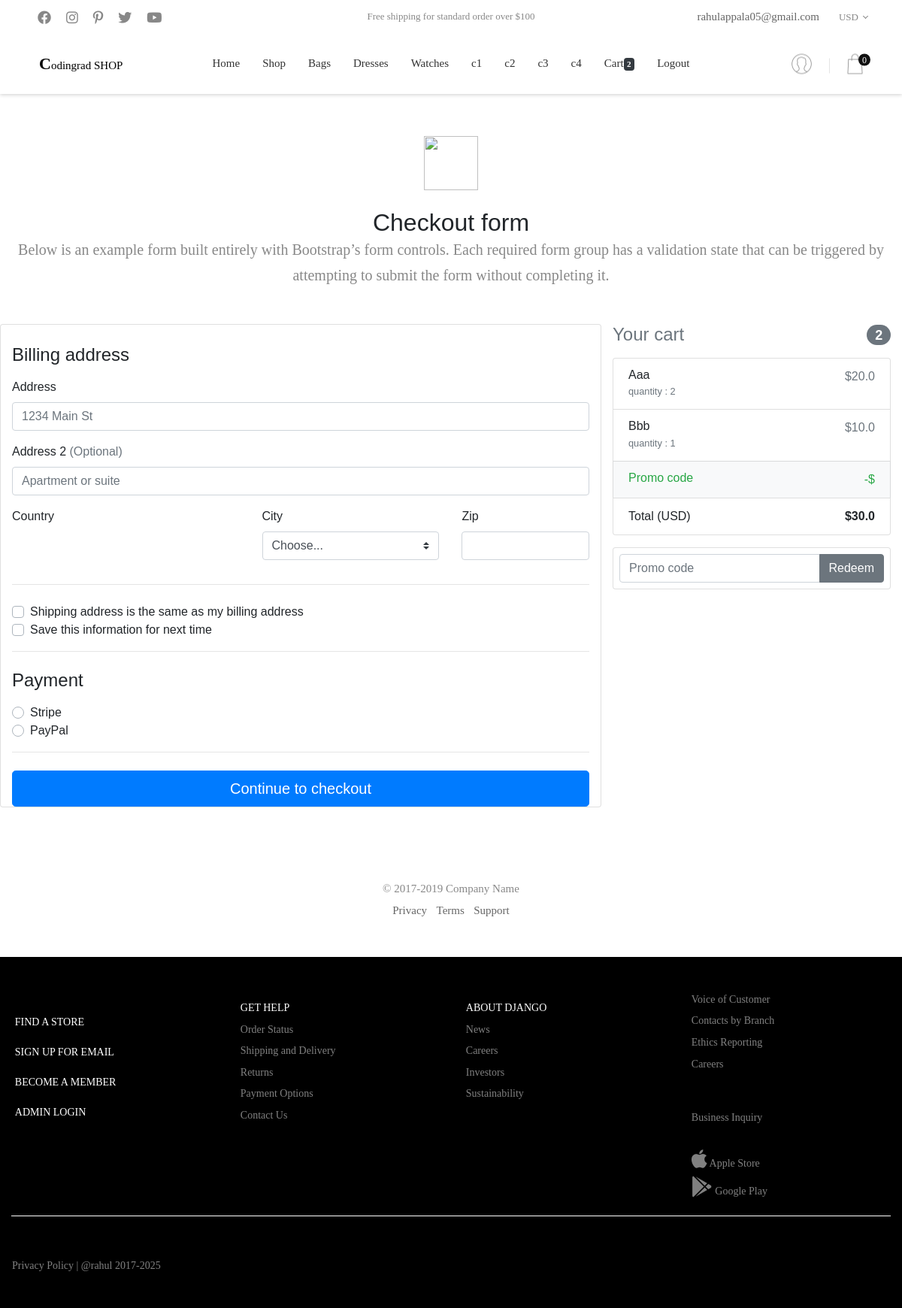
The page /checkout/ (signed in) on the database its author committed.
### core/models.py (models this page shows, shortened)
class Category(models.Model):
    title = models.CharField(max_length=100)
    slug = models.SlugField()
    description = models.TextField()
    image = models.ImageField()
    is_active = models.BooleanField(default=True)

class Order(models.Model):
    user = models.ForeignKey(settings.AUTH_USER_MODEL,
                             on_delete=models.CASCADE)
    ref_code = models.CharField(max_length=20)
    items = models.ManyToManyField(OrderItem)
    start_date = models.DateTimeField(auto_now_add=True)
    ordered_date = models.DateTimeField()
    ordered = models.BooleanField(default=False)
    shipping_address = models.ForeignKey(
        'BillingAddress', related_name='shipping_address', on_delete=models.SET_NULL, blank=True, null=True)
    billing_address = models.ForeignKey(
        'BillingAddress', related_name='billing_address', on_delete=models.SET_NULL, blank=True, null=True)
    payment = models.ForeignKey(
        'Payment', on_delete=models.SET_NULL, blank=True, null=True)
    coupon = models.ForeignKey(
        'Coupon', on_delete=models.SET_NULL, blank=True, null=True)
    being_delivered = models.BooleanField(default=False)
    received = models.BooleanField(default=False)
    refund_requested = models.BooleanField(default=False)
    refund_granted = models.BooleanField(default=False)
    '''
    1. Item added to cart
    2. Adding a BillingAddress
    (Failed Checkout)
    3. Payment
    4. Being delivered
    5. Received
    6. Refunds
    '''
    def get_total(self):
        total = 0
        for order_item in self.items.all():
            total += order_item.get_final_price()
        if self.coupon:
            total -= self.coupon.amount
        return total

class OrderItem(models.Model):
    user = models.ForeignKey(settings.AUTH_USER_MODEL,
                             on_delete=models.CASCADE)
    ordered = models.BooleanField(default=False)
    item = models.ForeignKey(Item, on_delete=models.CASCADE)
    quantity = models.IntegerField(default=1)
    def get_total_item_price(self):
        return self.quantity * self.item.price
    def get_final_price(self):
        if self.item.discount_price:
            return self.get_total_discount_item_price()
        return self.get_total_item_price()

class Item(models.Model):
    title = models.CharField(max_length=100)
    price = models.FloatField()
    discount_price = models.FloatField(blank=True, null=True)
    category = models.ForeignKey(Category, on_delete=models.CASCADE)
    label = models.CharField(choices=LABEL_CHOICES, max_length=1)
    slug = models.SlugField()
    stock_no = models.CharField(max_length=10)
    description_short = models.CharField(max_length=50)
    description_long = models.TextField()
    image = models.ImageField()
    is_active = models.BooleanField(default=True)

### core/views.py (the view, shortened to what this page needs)
# urls.py: path('checkout/', CheckoutView.as_view(), name='checkout'),
class CheckoutView(View):
    def get(self, *args, **kwargs):
        try:
            order = Order.objects.get(user=self.request.user, ordered=False)
            form = CheckoutForm()
            context = {
                'form': form,
                'couponform': CouponForm(),
                'order': order,
                'DISPLAY_COUPON_FORM': True
            }
            return render(self.request, "checkout.html", context)
        except ObjectDoesNotExist:
            messages.info(self.request, "You do not have an active order")
            return redirect("core:checkout")

### core/forms.py
class CheckoutForm(forms.Form):
    street_address = forms.CharField(widget=forms.TextInput(attrs={
        'placeholder': '1234 Main St',
        'class': 'form-control'
    }))
    apartment_address = forms.CharField(required=False, widget=forms.TextInput(attrs={
        'placeholder': 'Apartment or suite',
        'class': 'form-control'
    }))
    country = CountryField(blank_label='(select country)').formfield(widget=CountrySelectWidget(attrs={
        'class': 'custom-select d-block w-100'
    }))
    zip = forms.CharField(widget=forms.TextInput(attrs={
        'class': 'form-control'
    }))
    same_shipping_address = forms.BooleanField(required=False)
    save_info = forms.BooleanField(required=False)
    payment_option = forms.ChoiceField(
        widget=forms.RadioSelect, choices=PAYMENT_CHOICES)

class CouponForm(forms.Form):
    code = forms.CharField(widget=forms.TextInput(attrs={
        'class': 'form-control',
        'placeholder': 'Promo code'
    }))

### core/templatetags/cart_template_tags.py (called while the page is built)
@register.filter
def cart_item_count(user):
    if user.is_authenticated:
        qs = Order.objects.filter(user=user, ordered=False)
        if qs.exists():
            return qs[0].items.count()
    return 0

### core/templatetags/category_template_tags.py (called while the page is built)
@register.simple_tag
def categories():
    items = Category.objects.filter(is_active=True).order_by('title')
    items_li = ""
    for i in items:
        items_li += """<li><a href="/category/{}">{}</a></li>""".format(i.slug, i.title)
    return mark_safe(items_li)

@register.simple_tag
def categories_mobile():
    items = Category.objects.filter(is_active=True).order_by('title')
    items_li = ""
    for i in items:
        items_li += """<li class="item-menu-mobile"><a href="/category/{}">{}</a></li>""".format(i.slug, i.title)
    return mark_safe(items_li)

### templates/checkout.html (shortened to what this page needs)
{% extends 'base.html' %}
{% load static %}
{% load crispy_forms_tags %}
{% block content %}
    <div class="container">
  <div class="py-5 text-center">
    <img class="d-block mx-auto mb-4" src="/docs/4.3/assets/brand/bootstrap-solid.svg" alt="" width="72" height="72">
    <h2>Checkout form</h2>
    <p class="lead">Below is an example form built entirely with Bootstrap’s form controls. Each required form group has a validation state that can be triggered by attempting to submit the form without completing it.</p>
  </div>
  <div class="row">
    <div class="col-md-8 order-md-1 card" >
      <h4 class="mb-3" style=" margin-top: 26px;">Billing address</h4>
      <form method="POST" class="needs-validation" novalidate>
        <div class="mb-3">
          <label for="address">Address</label>
          {{ form.street_address }}
        </div>
        <div class="mb-3">
          <label for="address2">Address 2 <span class="text-muted">(Optional)</span></label>
          {{ form.apartment_address }}
        </div>
        <div class="row">
          <div class="col-md-5 mb-3">
            <label for="country">Country</label>
           		{{ form.country }}
          </div>
          <div class="col-md-4 mb-3">
            <label for="state">City</label>
            <select class="custom-select d-block w-100" id="state" required>
              <option value="">Choose...</option>
            </select>
          </div>
          <div class="col-md-3 mb-3">
            <label for="zip">Zip</label>
            {{ form.zip }}
          </div>
        </div>
        <hr class="mb-4">
        <div class="custom-control custom-checkbox">
          <label class="custom-control-label" for="same_shipping_address">Shipping address is the same as my billing address</label>
        </div>
        <div class="custom-control custom-checkbox">
          <label class="custom-control-label" for="save-info">Save this information for next time</label>
        </div>
        <hr class="mb-4">
        <h4 class="mb-3">Payment</h4>
        <div class="d-block my-3">
        	{% for value, name in form.fields.payment_option.choices %}
          <div class="custom-control custom-radio">
            <label class="custom-control-label" for="{{name}}">{{ name }}</label>
          </div>
          {% endfor %}
        </div>
        <hr class="mb-4">
        <button class="btn btn-primary btn-lg btn-block" type="submit">Continue to checkout</button>
      </form>
    </div>
    {% include "order_snippet.html" %}
  </div>
  <footer class="my-5 pt-5 text-muted text-center text-small">
    <p class="mb-1">&copy; 2017-2019 Company Name</p>
    <ul class="list-inline">
      <li class="list-inline-item"><a href="#">Privacy</a></li>
      <li class="list-inline-item"><a href="#">Terms</a></li>
      <li class="list-inline-item"><a href="#">Support</a></li>
    </ul>
  </footer>
</div>
{% endblock content %}

### templates/nav.html (shortened to what this page needs)
{% load static %}
{% load cart_template_tags %}
{% load category_template_tags %}
<header class="header1">
		<div class="container-menu-header">
			<div class="topbar">
				<div class="topbar-social">
					<a href="#" class="topbar-social-item fab fa-facebook"></a>
					<a href="#" class="topbar-social-item fab fa-instagram"></a>
					<a href="#" class="topbar-social-item fab fa-pinterest-p"></a>
					<a href="#" class="topbar-social-item fab fa-twitter"></a>
					<a href="#" class="topbar-social-item fab fa-youtube"></a>
				</div>
				<span class="topbar-child1">
					Free shipping for standard order over $100
				</span>
				<div class="topbar-child2">
					<span class="topbar-email">
						<a href="https://github.com/Sairahul18">
						rahulappala05@gmail.com
					    </a>
					</span>
					<div class="topbar-language rs1-select2">
					</div>
				</div>
			</div>
			<div class="wrap_header">
				<a href="/" class="logo">
					<p style="color: black; "><b style="font-size: 22px;">C</b>odingrad SHOP</p>
				</a>
				<div class="wrap_menu">
					<nav class="menu">
						<ul class="main_menu">
							<li>
								<a href="/">Home</a>
							</li>
							<li>
								<a href="/shop/">Shop</a>
							</li>
							{% categories %}
							{% if request.user.is_authenticated %}
							<li>
								<a href="{% url 'core:order-summary' %}">Cart<span class="badge badge-dark">{{ request.user|cart_item_count }}</span></a>
							</li>
							<li>
								<a href="{% url 'account_logout' %}">Logout</a>
							</li>
							{% endif %}
						</ul>
					</nav>
				</div>
				<div class="header-icons">
					<a href="#" class="header-wrapicon1 dis-block">
						<img src="{% static 'images/icons/icon-header-01.png' %}" class="header-icon1" alt="ICON">
					</a>
					<div class="header-wrapicon2">
						<img src="{% static 'images/icons/icon-header-02.png' %}" class="header-icon1 js-show-header-dropdown" alt="ICON">
						<span class="header-icons-noti">0</span>
					</div>
				</div>
			</div>
		</div>
	</header>

### templates/order_snippet.html (shortened to what this page needs)
    <div class="col-md-4 order-md-2 mb-4" style="background: #fff;">
      <h4 class="d-flex justify-content-between align-items-center mb-3">
        <span class="text-muted">Your cart</span>
        <span class="badge badge-secondary badge-pill">{{ order.items.count }}</span>
      </h4>
      <ul class="list-group mb-3">
        {% for order_item in order.items.all %}
        <li class="list-group-item d-flex justify-content-between lh-condensed">
          <div>
            <h6 class="my-0">{{ order_item.item.title }}</h6>
            <small class="text-muted">quantity : {{ order_item.quantity }}</small>
          </div>
          <span class="text-muted">${{ order_item.get_final_price }}</span>
        </li>
        {% endfor %}
        <li class="list-group-item d-flex justify-content-between bg-light">
          <div class="text-success">
            <h6 class="my-0">Promo code</h6>
          </div>
          <span class="text-success">-${{ order.coupon.amount }}</span>
        </li>
        <li class="list-group-item d-flex justify-content-between">
          <span>Total (USD)</span>
          <strong>${{ order.get_total }}</strong>
        </li>
      </ul>
      {% if DISPLAY_COUPON_FORM %}
      <form method="POST" action="{% url 'core:add-coupon' %}" class="card p-2">
        <div class="input-group">
          {{ couponform.code }}
          <div class="input-group-append">
            <button type="submit" class="btn btn-secondary">Redeem</button>
          </div>
        </div>
      </form>
      {% endif %}
    </div>

### css/main.css (style rules this page uses)
* { margin: 0px; padding: 0px; box-sizing: border-box; }
body, html { height: 100%; font-family: Montserrat-Regular, sans-serif; font-weight: 400; }
a { font-family: Montserrat-Regular; font-weight: 400; font-size: 15px; line-height: 1.7; color: #666666; margin: 0px; transition: all 0.4s; -webkit-transition: all 0.4s; -o-transition: all 0.4s; -moz-transition: all 0.4s; }
h1,h2,h3,h4,h5,h6 { margin: 0px; }
p { font-family: Montserrat-Regular; font-size: 15px; line-height: 1.7; color: #888888; margin: 0px; }
ul, li { margin: 0px; list-style-type: none; }
input { outline: none; border: none !important; }
button { outline: none !important; border: none; background: transparent; }
.container { max-width: 1200px; }
.header1 { height: 125px; -webkit-transition: all 0.3s; -o-transition: all 0.3s; -moz-transition: all 0.3s; transition: all 0.3s; }
.container-menu-header { width: 100%; top: 0; left: 0; position: fixed; z-index: 1100; box-shadow: 0 1px 5px 0px rgba(0,0,0,0.2); -moz-box-shadow: 0 1px 5px 0px rgba(0,0,0,0.2); -webkit-box-shadow: 0 1px 5px 0px rgba(0,0,0,0.2); -o-box-shadow: 0 1px 5px 0px rgba(0,0,0,0.2); -ms-box-shadow: 0 1px 5px 0px rgba(0,0,0,0.2); }
.topbar { height: 45px; background-color: #f5f5f5; position: relative; display: -webkit-box; display: -webkit-flex; display: -moz-box; display: -ms-flexbox; display: flex; justify-content: center; align-items: center; }
.topbar-social { position: absolute; height: 100%; top: 0; left: 0; display: -webkit-box; display: -webkit-flex; display: -moz-box; display: -ms-flexbox; display: flex; align-items: center; padding-left: 40px; }
.topbar-social-item { font-size: 18px; color: #888888; padding: 10px; }
.topbar-email, .topbar-child1 { font-family: Montserrat-Regular; font-size: 13px; color: #888888; line-height: 1.7; }
.topbar-child2 { position: absolute; height: 100%; top: 0; right: 0; display: -webkit-box; display: -webkit-flex; display: -moz-box; display: -ms-flexbox; display: flex; align-items: center; flex-wrap: wrap; padding-right: 38px; }
.wrap_header { display: -webkit-box; display: -webkit-flex; display: -moz-box; display: -ms-flexbox; display: flex; flex-wrap: wrap; width: 100%; height: 80px; background-color: white; justify-content: center; align-items: center; position: relative; -webkit-transition: all 0.3s; -o-transition: all 0.3s; -moz-transition: all 0.3s; transition: all 0.3s; }
.logo { display: block; position: absolute; left: 52px; top: 50%; -webkit-transform: translateY(-50%); -moz-transform: translateY(-50%); -ms-transform: translateY(-50%); -o-transform: translateY(-50%); transform: translateY(-50%); }
.main_menu { list-style-type: none; margin: 0px; display: -webkit-box; display: -webkit-flex; display: -moz-box; display: -ms-flexbox; display: flex; flex-wrap: wrap; align-items: center; justify-content: center; }
.main_menu > li { display: block; position: relative; padding-top: 20px; padding-bottom: 20px; padding-left: 15px; padding-right: 15px; }
.main_menu > li > a { font-family: Montserrat-Regular; font-size: 15px; color: #333333; padding: 0; border-bottom: 1px solid transparent; }
.main_menu li { position: relative; }
.header-icons { display: -webkit-box; display: -webkit-flex; display: -moz-box; display: -ms-flexbox; display: flex; align-items: center; position: absolute; right: 52px; top: 50%; -webkit-transform: translateY(-50%); -moz-transform: translateY(-50%); -ms-transform: translateY(-50%); -o-transform: translateY(-50%); transform: translateY(-50%); }
.header-wrapicon1, .header-wrapicon2 { height: 27px; position: relative; }
.header-wrapicon1 img, .header-wrapicon2 img { height: 100%; }
.header-icons-noti { display: -webkit-box; display: -webkit-flex; display: -moz-box; display: -ms-flexbox; display: flex; justify-content: center; align-items: center; width: 16px; height: 16px; border-radius: 50%; background-color: #111111; color: white; font-family: Montserrat-Medium; font-size: 12px; position: absolute; top: 0; right: -10px; }
body { padding-right: 0px !important; }

### templates/base.html (style rules this page uses)
.form-control { display: block; width: 100%; height: calc(1.5em + .75rem + 2px); padding: .375rem .75rem; font-size: 1rem; font-weight: 400; line-height: 1.5; color: #495057; background-color: #fff; background-clip: padding-box; border: 1px solid #ced4da !important; border-radius: .25rem; transition: border-color .15s ease-in-out,box-shadow .15s ease-in-out; }

### templates/nav.html (style rules this page uses)
.topbar { background-color: white; color: black !important; }

### rows shown on the page
Category: slug+title "Bags Dresses Watches c1 c2 c3 c4"
Order: items.count "2", get_total "30.0"
OrderItem: item "Aaa", quantity "2", get_final_price "20.0"
OrderItem: item "Bbb", quantity "1", get_final_price "10.0"

### other values the page prints
{{ request.user|cart_item_count }} "2"
{{ name }} "Stripe" "PayPal"
